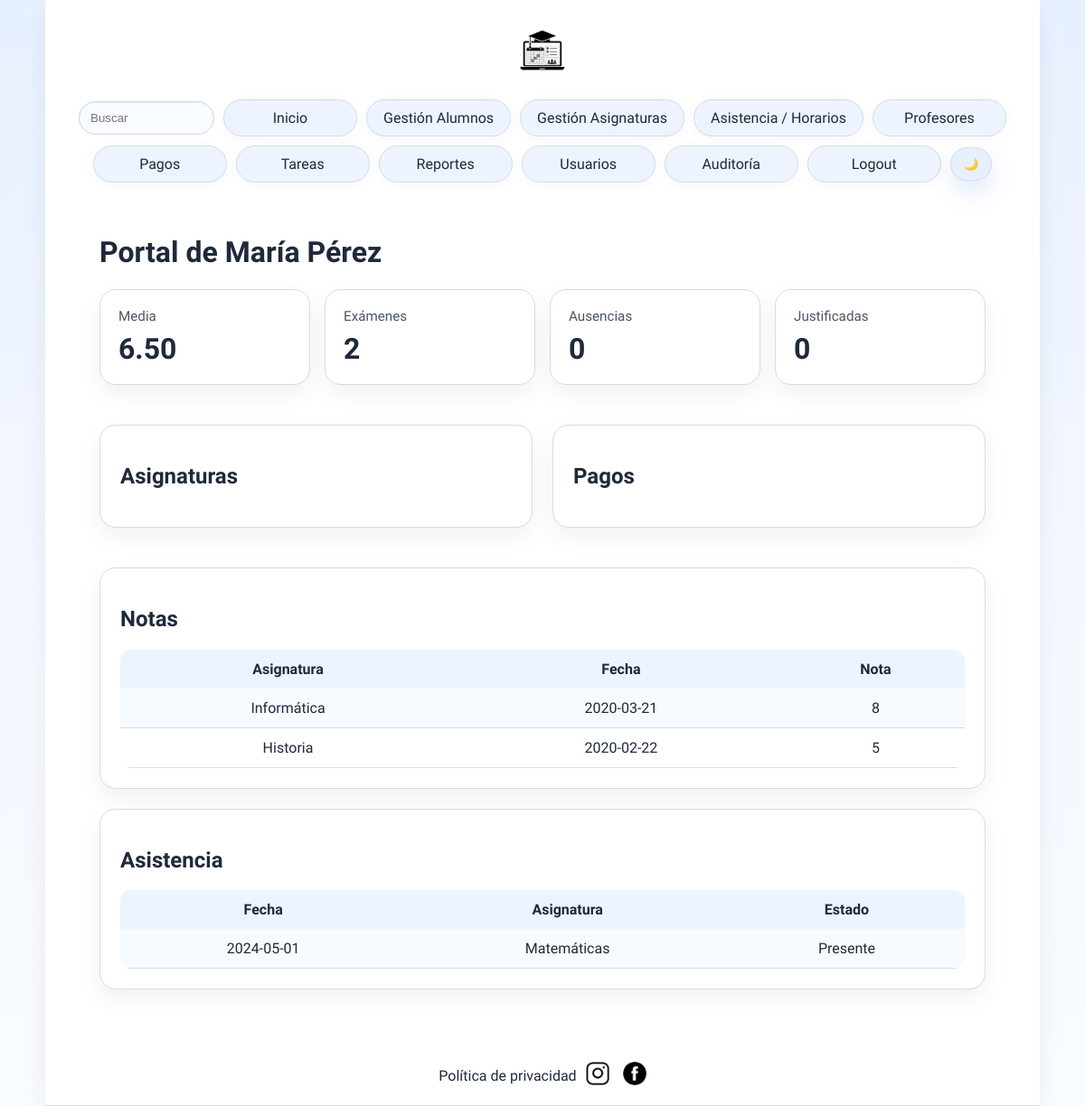
Screenshot of /portal.php?idAlumno=1 (signed in) with the database file from the repository.
### tables this page shows
CREATE TABLE `Alumno` (
  `id` int(5) UNSIGNED NOT NULL,
  `nombre` varchar(255) NOT NULL,
  `apellidos` varchar(255) NOT NULL,
  `edad` int(3) UNSIGNED NOT NULL
);

CREATE TABLE `Examen` (
  `idAlumno` int(5) UNSIGNED NOT NULL,
  `idAsignatura` int(5) UNSIGNED NOT NULL,
  `fecha` date NOT NULL,
  `nota` decimal(10,0) NOT NULL
);

CREATE TABLE `Asignatura` (
  `id` int(5) UNSIGNED NOT NULL,
  `nombre` varchar(255) NOT NULL,
  `curso` varchar(255) NOT NULL
);

CREATE TABLE IF NOT EXISTS Asistencia (
    id INT(5) UNSIGNED PRIMARY KEY AUTO_INCREMENT,
    idAlumno INT(5) UNSIGNED NOT NULL,
    idAsignatura INT(5) UNSIGNED NOT NULL,
    fecha DATE NOT NULL,
    estado ENUM('Presente','Ausente','Justificada') NOT NULL DEFAULT 'Presente',
    FOREIGN KEY (idAlumno) REFERENCES Alumno(id) ON DELETE CASCADE,
    FOREIGN KEY (idAsignatura) REFERENCES Asignatura(id) ON DELETE CASCADE
);

### models/auth.php (called while the page is built, shortened)
<?php
function usuarioActualEsAdmin() {
    return isset($_SESSION['role']) && $_SESSION['role'] === 'admin';
}
?>

### models/mysqlConnect.php (called while the page is built, shortened)
<?php
    class mysqlConn{
        private $msqli;
        public function __construct(){
            $this->server = getenv('DB_HOST') !== false ? getenv('DB_HOST') : 'localhost';
            $this->user = getenv('DB_USER') !== false ? getenv('DB_USER') : 'root';
            $this->password = getenv('DB_PASSWORD') !== false ? getenv('DB_PASSWORD') : '';
            $this->database = getenv('DB_NAME') !== false ? getenv('DB_NAME') : 'almamater';
            $this->msqli = new mysqli($this->server, $this->user, $this->password, $this->database);
            $this->msqli->set_charset("utf8");
    }
    public function preparar($sql){
        try {
            return $this->msqli->prepare($sql);
        } catch (mysqli_sql_exception $e) {
            error_log("Error SQL al preparar sentencia: " . $e->getMessage());
            return false;
        }
    }
}
?>

### controllers/PortalController.php (called while the page is built, shortened)
<?php
require_once(__DIR__ . "/AlumnoController.php");
class PortalController {
    private $alumnos;
    public function __construct() {
        $this->alumnos = new AlumnoController();
    }
    public function getAlumnoPortal($idAlumno) {
        return $this->alumnos->getAlumnoPorId($idAlumno);
    }
    public function getResumen($idAlumno) {
        return $this->alumnos->getResumenAlumno($idAlumno);
    }
    public function getExamenes($idAlumno) {
        return $this->alumnos->getExamenesPorAlumno($idAlumno);
    }
    public function getAsistencias($idAlumno) {
        return $this->alumnos->getAsistenciasPorAlumno($idAlumno, 20);
    }
}
?>

### controllers/AlumnoController.php (called while the page is built, shortened)
<?php
require_once(__DIR__ . "/../models/mysqlConnect.php");
class AlumnoController {
    private $conexion;
    public function __construct() {
        $this->conexion = new mysqlConn();
    }
    public function getAlumnoPorId($id) {
        $stmt = $this->conexion->preparar("SELECT * FROM Alumno WHERE id = ?");
        $idInt = intval($id);
        $stmt->bind_param("i", $idInt);
        $stmt->execute();
        $result = $stmt->get_result();
        $alumno = $result->fetch_assoc();
        return $alumno;
    }
    public function getExamenesPorAlumno($idAlumno) {
        $stmt = $this->conexion->preparar("SELECT e.id, e.idAlumno, e.idAsignatura, e.fecha, e.nota, a.nombre AS asignatura
                FROM Examen e
                LEFT JOIN Asignatura a ON a.id = e.idAsignatura
                WHERE e.idAlumno = ?
                ORDER BY e.fecha DESC, e.idAsignatura DESC");
        $idInt = intval($idAlumno);
        $stmt->bind_param("i", $idInt);
        $stmt->execute();
        $result = $stmt->get_result();
        return $result;
    }
    public function getResumenAlumno($idAlumno) {
        $stmt = $this->conexion->preparar(
            "SELECT " .
            "(SELECT AVG(nota) FROM Examen WHERE idAlumno = ?) AS media, " .
            "(SELECT COUNT(*) FROM Examen WHERE idAlumno = ?) AS examenes, " .
            "(SELECT COUNT(*) FROM Asistencia WHERE idAlumno = ? AND estado = 'Ausente') AS ausencias, " .
            "(SELECT COUNT(*) FROM Asistencia WHERE idAlumno = ? AND estado = 'Justificada') AS justificadas"
        );
        $idInt = intval($idAlumno);
        $stmt->bind_param("iiii", $idInt, $idInt, $idInt, $idInt);
        $stmt->execute();
        $row = $stmt->get_result()->fetch_assoc();
        return $row;
    }
    public function getAsistenciasPorAlumno($idAlumno, $limit = 10) {
        $stmt = $this->conexion->preparar(
            "SELECT asi.fecha, asi.estado, asig.nombre AS asignatura, asig.curso " .
            "FROM Asistencia asi JOIN Asignatura asig ON asig.id = asi.idAsignatura " .
            "WHERE asi.idAlumno = ? ORDER BY asi.fecha DESC, asi.id DESC LIMIT ?"
        );
        $idInt = intval($idAlumno);
        $limitInt = intval($limit);
        $stmt->bind_param("ii", $idInt, $limitInt);
        $stmt->execute();
        $result = $stmt->get_result();
        return $result;
    }
}
?>

### portal.php (the view, shortened to what this page needs)
<?php
require("views/cabecera.php");
require_once("controllers/PortalController.php");
$idAlumnoSesion = isset($_SESSION['idAlumno']) ? intval($_SESSION['idAlumno']) : 0;
$idAlumno = usuarioActualEsAdmin() && isset($_GET['idAlumno']) ? intval($_GET['idAlumno']) : $idAlumnoSesion;
$controller = new PortalController();
$alumno = $idAlumno > 0 ? $controller->getAlumnoPortal($idAlumno) : null;
?>
<div id="contenido">
    <?php if (!$alumno): ?>
        <h1>Portal</h1>
        <div class="aviso error">Este usuario no tiene un alumno vinculado.</div>
    <?php else:
        $resumen = $controller->getResumen($idAlumno);
        $examenes = $controller->getExamenes($idAlumno);
        $asistencias = $controller->getAsistencias($idAlumno);
    ?>
        <h1>Portal de <?php echo htmlspecialchars($alumno['nombre'] . ' ' . $alumno['apellidos']); ?></h1>
        <div class="dashboard-grid">
            <div class="metric-card"><span>Media</span><strong><?php echo $resumen && $resumen['media'] !== null ? number_format($resumen['media'], 2) : '-'; ?></strong></div>
            <div class="metric-card"><span>Exámenes</span><strong><?php echo $resumen ? intval($resumen['examenes']) : 0; ?></strong></div>
            <div class="metric-card"><span>Ausencias</span><strong><?php echo $resumen ? intval($resumen['ausencias']) : 0; ?></strong></div>
            <div class="metric-card"><span>Justificadas</span><strong><?php echo $resumen ? intval($resumen['justificadas']) : 0; ?></strong></div>
        </div>
        <div class="panel-grid">
            <section class="panel">
                <h2>Asignaturas</h2>
            </section>
            <section class="panel">
                <h2>Pagos</h2>
            </section>
        </div>
        <section class="panel">
            <h2>Notas</h2>
            <table>
                <tr><td id="filaAlumnos">Asignatura</td><td id="filaAlumnos">Fecha</td><td id="filaAlumnos">Nota</td></tr>
                <?php if ($examenes): while ($e = $examenes->fetch_assoc()): ?>
                    <tr><td><?php echo htmlspecialchars($e['asignatura'] ?: '-'); ?></td><td><?php echo htmlspecialchars($e['fecha']); ?></td><td><?php echo htmlspecialchars($e['nota']); ?></td></tr>
                <?php endwhile; endif; ?>
            </table>
        </section>
        <section class="panel">
            <h2>Asistencia</h2>
            <table>
                <tr><td id="filaAlumnos">Fecha</td><td id="filaAlumnos">Asignatura</td><td id="filaAlumnos">Estado</td></tr>
                <?php if ($asistencias): while ($a = $asistencias->fetch_assoc()): ?>
                    <tr><td><?php echo htmlspecialchars($a['fecha']); ?></td><td><?php echo htmlspecialchars($a['asignatura']); ?></td><td><?php echo htmlspecialchars($a['estado']); ?></td></tr>
                <?php endwhile; endif; ?>
            </table>
        </section>
    <?php endif; ?>
</div>
<?php require("views/pieDePagina.php"); ?>
</body>
</html>

### academia.css (style rules this page uses)
:root { --page-bg: linear-gradient(180deg, #e7f0ff 0%, #f3f7ff 50%, #f8fcff 100%); --text-color: #1e293b; --muted-color: #4b5563; --card-bg: #ffffff; --card-text: #0f172a; --border-color: #d2dde8; --input-bg: #f8fbff; --input-border: #cbd7e8; --input-text: #1e293b; --link-color: #1e293b; --link-hover: #3f6de1; --primary-color: #5b86e5; --primary-contrast: #ffffff; --success-color: #22c55e; --danger-color: #ef4444; --hover-bg: #e7f0ff; --table-row-bg: #f6fbff; --table-header-bg: #eef4ff; --shadow: 0 18px 40px rgba(15, 23, 42, 0.08); --shadow-soft: 0 10px 26px rgba(15, 23, 42, 0.06); --hero-bg: #eef4ff; }
body { min-height: 100vh; margin: 0; font-family: 'Actor', Arial, sans-serif; color: var(--text-color); background: var(--page-bg); transition: background 0.3s ease, color 0.3s ease; }
#cabecera, #contenido, #piePagina { max-width: 1100px; margin: 0 auto; padding: 0 20px; }
#contenido { clear: both; margin: 20px auto 40px; color: var(--text-color); width: 100%; max-width: 980px; }
table { width: 100%; margin-top: 16px; background: var(--card-bg); border-radius: 12px; border-collapse: collapse; overflow: hidden; box-shadow: 0 6px 18px var(--shadow); }
td { text-align: center; padding: 12px 10px; border-bottom: 1px solid var(--border-color); color: var(--text-color); }
tr:nth-child(even) td { background: var(--table-row-bg); }
#filaAlumnos { font-weight: 600; background: var(--table-header-bg); color: var(--text-color); border-bottom: none; }
h1 { margin: 10px 0 6px 0; font-size: clamp(2rem, 2.4vw, 3rem); }
.dashboard-grid { display: grid; grid-template-columns: repeat(auto-fit, minmax(180px, 1fr)); gap: 16px; margin: 22px 0; }
.metric-card, .panel { background: var(--card-bg); border: 1px solid var(--border-color); border-radius: 18px; box-shadow: var(--shadow-soft); }
.metric-card { padding: 20px; }
.metric-card span { display: block; color: var(--muted-color); font-size: 0.95rem; margin-bottom: 8px; }
.metric-card strong { display: block; color: var(--text-color); font-size: 2rem; }
.panel { padding: 22px; margin: 22px 0; }
.panel-grid { display: grid; grid-template-columns: repeat(auto-fit, minmax(300px, 1fr)); gap: 22px; }

### rows the page displays
alumno: nombre+apellidos "María Pérez"
examen: idAsignatura.nombre "Informática", fecha "2020-03-21", nota "8"
examen: idAsignatura.nombre "Historia", fecha "2020-02-22", nota "5"
asistencia: fecha "2024-05-01", idAsignatura.nombre "Matemáticas", estado "Presente"

### other values shown
$resumen['media'] "6.50"
$resumen['examenes'] "2"
$resumen['ausencias'] "0"
$resumen['justificadas'] "0"
